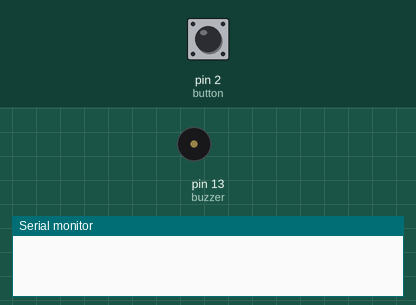
Simulated run of this sketch. Board: Arduino Uno, built with avr-gcc and run on an emulated ATmega328P. Shown: buzzer (waves = sounding, pin HIGH), the last lines printed to the serial monitor. Inputs (shaded band) come from the test bench; at power-on: pin 2 (button) HIGH.

Above: at 1.2 s.
1.3 s: pin 2 (button) pulled LOW for 0.15 s
At 1.37 s:
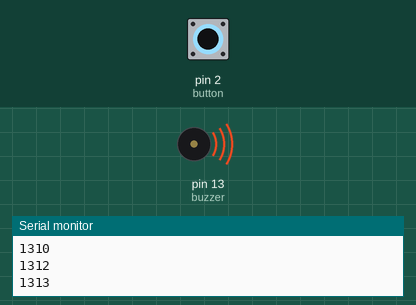
2.9 s: pin 2 (button) pulled LOW for 3.2 s
At 7.1 s:
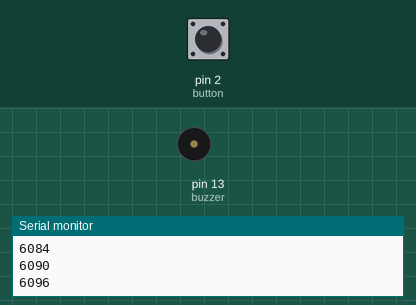
Timing chart, 0 to 8.6 s (numbered marks = the images above; inputs shaded):
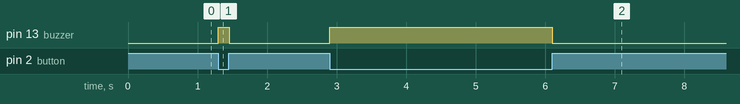

Measured:
- after the input at 1.3 s, pin 13 (buzzer): LOW → HIGH at once, → LOW 0.15 s later
- after the input at 2.9 s, pin 13 (buzzer): LOW → HIGH at once, → LOW 3.2 s later

The sketch:

ringer.ino
```cpp
int buzzer = 13;
int button = 2;

void setup() {
  pinMode(buzzer, OUTPUT);
  pinMode(button, INPUT);
  Serial.begin(9600);
}

void loop() {
  if(digitalRead(button) == LOW){
    digitalWrite(buzzer, HIGH);
    Serial.println(millis());

  }else{
     digitalWrite(buzzer, LOW);
  }

  delay(1);
}
```
